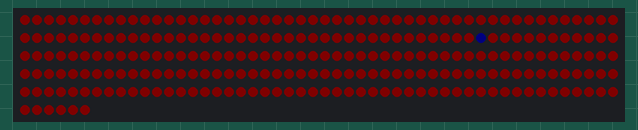
Recording of a sketch running on a simulated Arduino Uno, built with avr-gcc and run on an emulated ATmega328P. Shown: 256 RGB LEDs in strip order, left to right, continuing on the next row. Dim RGB values are drawn brighter than linear; what the sketch prints to the serial monitor is not drawn.

Above: at 2.7 s.

The sketch:

Matrix_Graph.ino
```cpp
#include <Adafruit_NeoPixel.h>

#define ledPin 7
#define ledCount 256
int ledBrightness = 5;
int x, y = 0;
int i = 0;

Adafruit_NeoPixel strip(ledCount, ledPin, NEO_GRB + NEO_KHZ800);

void setup()  {
  Serial.begin(9600);
  strip.begin();
  strip.clear();
  strip.setBrightness(ledBrightness);
  x = 8;
  y = 6;
  for (int i = 0; i <= ledCount; i++) {
    strip.setPixelColor(i, strip.Color(255, 0, 0));
    strip.show();
  }
}

void loop() {
  i = ((x * -1) + 16) + (16 * (y - 1));
  Serial.println(i);
  strip.setPixelColor(i, strip.Color(0, 0, 255));
  strip.show();
  Slope();
  delay(5000);
}

int Slope()  {

}
```
